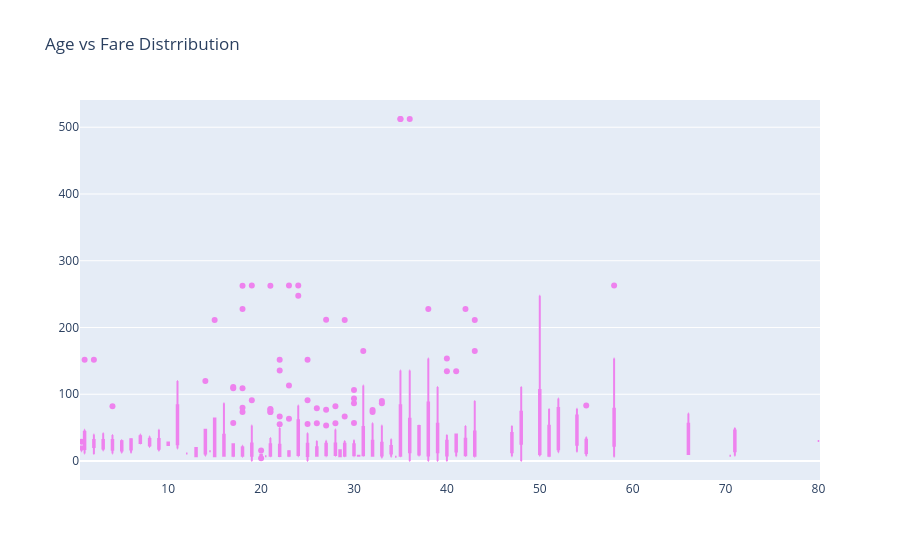

Notebook source saved alongside this figure:
### Code cell
#scatter plot represntation -->Age vs Fare
trace = go.Box(x=data['Age'], y=data['Fare'],
               marker={'color':'violet'})
layout = go.Layout(
                   title ="Age vs Fare Distrribution")
fig = go.Figure(data=trace,layout = layout)
fig

### Figure 1 — Plotly figure (JSON) as saved in the notebook; plotly's stock layout.template omitted (floating-point values rounded to 4 significant figures; data arrays with more than 128 entries replaced by an {"elided": "..."} marker saying what was removed)
{"data": [{"marker": {"color": "violet"}, "type": "box", "x": {"elided": "891 float values"}, "y": {"elided": "891 float values"}}], "layout": {"title": {"text": "Age vs Fare Distrribution"}}}
